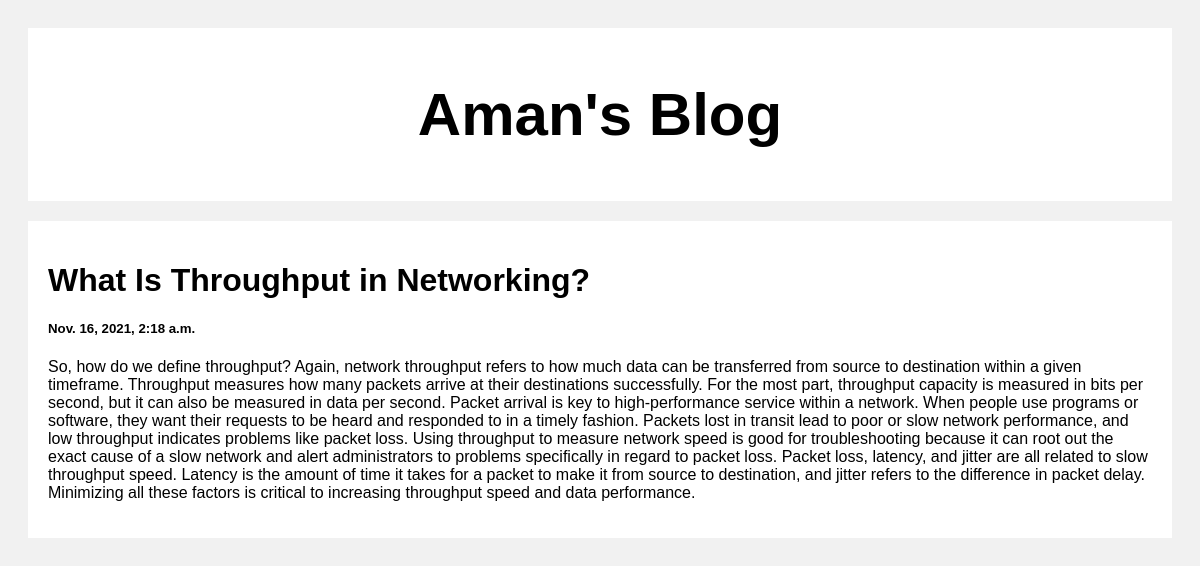
Screenshot of /post/3 with the database file from the repository.
### posts/models.py (models this page shows)
class Post(models.Model):
    title = models.CharField(max_length=100)
    body = models.CharField(max_length=1000000)
    created_at = models.DateTimeField(default=datetime.now, blank=True)

### posts/views.py (the view)
# urls.py: path('post/<str:pk>', views.post, name='post')
def post(request, pk):
    posts = Post.objects.get(id=pk)
    return render(request, 'post.html', {'posts': posts})

### templates/post.html (shortened to what this page needs)
<!DOCTYPE html>
<html>
<head>
</head>
<body>
<div class="header">
  <h2>Aman's Blog</h2>
</div>
<div class="row">
  <div class="leftcolumn">
    <div class="card">
        <h1>{{posts.title}}</h1>
        <h5>{{posts.created_at}}</h5>
        <p>{{posts.body}}</p>
    </div>
</div>
</body>
</html>

### templates/post.html (style rules this page uses)
* { box-sizing: border-box; }
body { font-family: Arial; padding: 20px; background: #f1f1f1; }
.header { padding: 2px; font-size: 40px; text-align: center; background: white; }
.leftcolumn { float: left; width: 100%; }
.card { background-color: white; padding: 20px; margin-top: 20px; }
.row:after { content: ""; display: table; clear: both; }

### rows the page displays
Post: title "What Is Throughput in Networking?", created_at "Nov. 16, 2021, 2:18 a.m.", body "So, how do we define throughput? Again, network throughput refers to how much data can be transferred from source to destination within a given timeframe. Throughput measures how many packets arrive at their destinations successfully. For the most part, throughput capacity is measured in bits per second, but it can also be measured in data per second. Packet arrival is key to high-performance service within a network. When people use programs or software, they want their requests to be heard and responded to in a timely fashion. Packets lost in transit lead to poor or slow network performance, and low throughput indicates problems like packet loss. Using throughput to measure network speed…"
